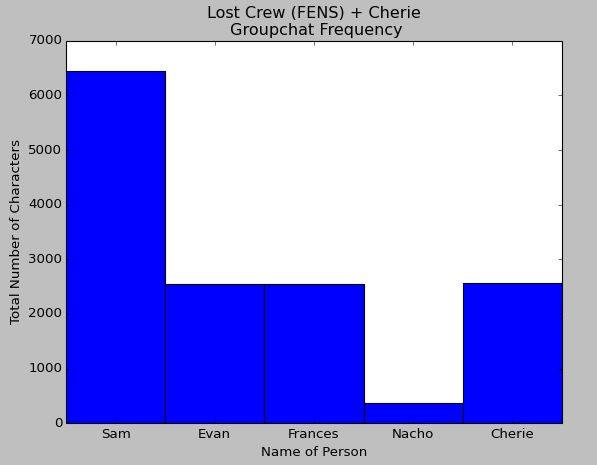

Write the Python code that produced this figure.
# -*- coding: utf-8 -*-
"""
Created on Fri Feb 28 17:04:26 2014

@author: Evan Yao

Program that analyzes the character count of each person in a groupchat. 
"""

import matplotlib.pyplot as plt 
import numpy as np 

f = open("fens2.txt", "r")

print "Enter the full facebook names of the people in this chat. Type 'done' to end" 

names = [] 

while (True):
    new_name = str(raw_input())
    if (new_name == 'done'):
        break
    else:
        names.append(new_name + '\n')    

h = f.readlines()

if (len(names) == 0):
    names = ['Sam Wu\n', 'Evan Yao\n', 'Frances Ding\n', 'Ignacio P. Bayardo\n', 'Cherie Hu\n']

freq = [0 for i in range(len(names))]

i = 0 

while i != len(h):
    
    if h[i] in names: 
        index = names.index(h[i])
        
        i = i + 1

        while i != len(h) and h[i] not in names: 

            freq[index] += len(h[i])
            i = i + 1
    else: 
        i = i+1 
name = ['Sam', 'Evan', 'Frances', 'Nacho', 'Cherie']
x = np.arange(1, len(freq)+1)
width = 1
bar1 = plt.bar(x, freq, width, color="b" )
plt.ylabel( 'Total Number of Characters' )
plt.xlabel('Name of Person')
plt.xticks(x + 1/2.0, name)
plt.title('Lost Crew (FENS) + Cherie \n Groupchat Frequency')
plt.show()
